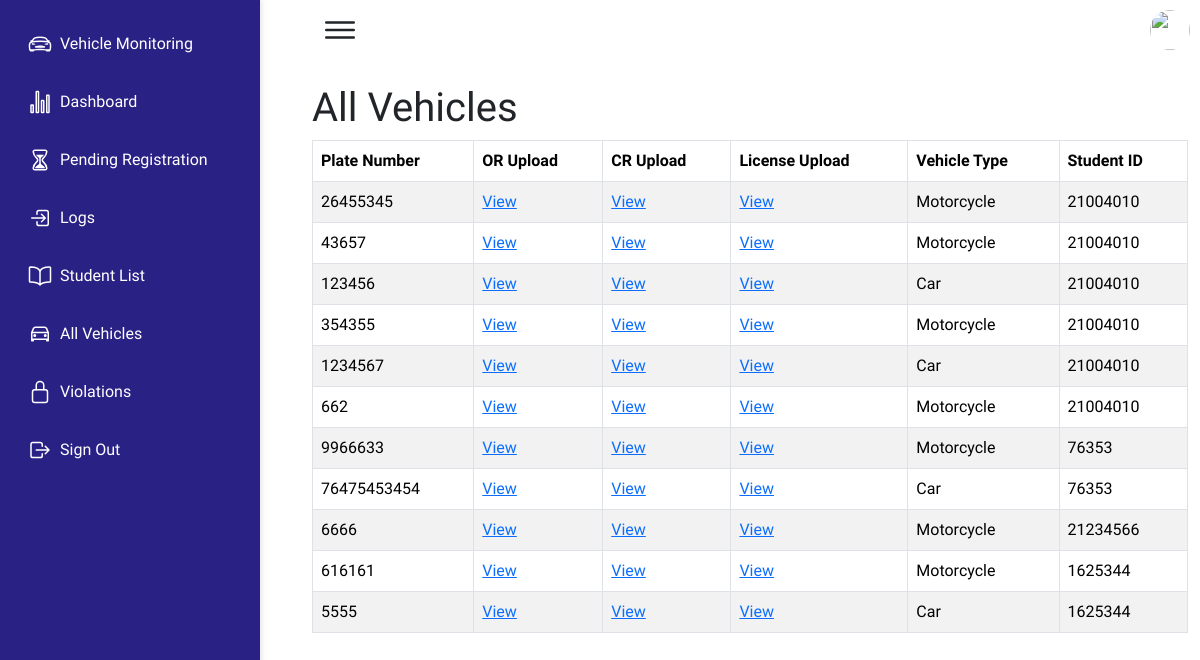
The app's page /all-vehicles/ (signed in), older data.
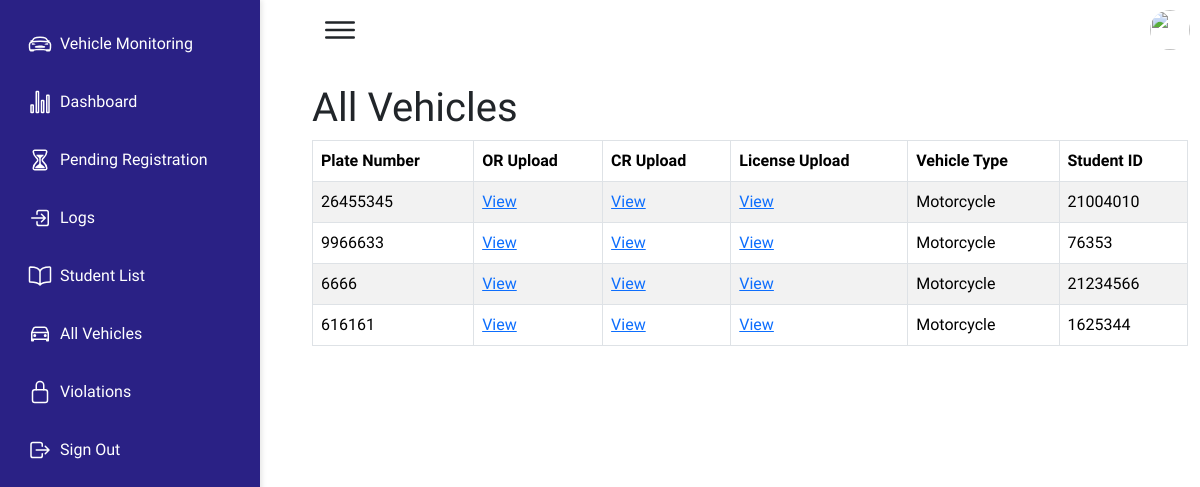
The same page, newer data.
### qrapp/models.py (models this page shows, shortened)
class Vehicle(models.Model):
    plate_number = models.CharField(max_length=20, unique=True)
    or_upload = models.FileField(upload_to='uploads/or/')
    cr_upload = models.FileField(upload_to='uploads/cr/')
    license_upload = models.FileField(upload_to='uploads/license/')
    vehicle_type = models.CharField(max_length=50, choices=[('Car', 'Car'), ('Motorcycle', 'Motorcycle')])
    student_id = models.ForeignKey('StudentMasterList', on_delete=models.CASCADE, related_name='vehicles')
    id = models.AutoField(primary_key=True)

class StudentMasterList(models.Model):
        student_id = models.CharField(max_length=20, unique=True)
        username = models.CharField(max_length=50)
        email = models.EmailField(unique=True)
        first_name = models.CharField(max_length=50, blank=True, null=True)
        last_name = models.CharField(max_length=50, blank=True, null=True)
        course = models.CharField(max_length=100)
        year = models.CharField(max_length=10)
        major = models.CharField(max_length=100)
        password = models.CharField(max_length=128, blank=True, null=False)
        qr_code = models.ImageField(upload_to='uploads/qr_codes/', blank=True, null=True)

### qrapp/views.py (the view)
# urls.py: path('all-vehicles/', views.all_vehicles, name='all-vehicles'),
def all_vehicles(request):
    vehicles = Vehicle.objects.all()
    return render(request, 'qrapp/all_vehicles.html', {'vehicles': vehicles})

### qrapp/templates/qrapp/all_vehicles.html (shortened to what this page needs)
{% extends 'qrapp/base.html' %}
{% block content %}
    <div class="container mt-0">
        <h1>All Vehicles</h1>
        <table id="vehiclesTable" class="table table-striped table-bordered">
            <thead>
                <tr>
                    <th>Plate Number</th>
                    <th>OR Upload</th>
                    <th>CR Upload</th>
                    <th>License Upload</th>
                    <th>Vehicle Type</th>
                    <th>Student ID</th>
                </tr>
            </thead>
            <tbody>
                {% for vehicle in vehicles %}
                    <tr>
                        <td>{{ vehicle.plate_number }}</td>
                        <td><a href="#" class="view-image" data-image-url="{{ vehicle.or_upload.url }}">View</a></td>
                        <td><a href="#" class="view-image" data-image-url="{{ vehicle.cr_upload.url }}">View</a></td>
                        <td><a href="#" class="view-image" data-image-url="{{ vehicle.license_upload.url }}">View</a></td>
                        <td>{{ vehicle.vehicle_type }}</td>
                        <td>{{ vehicle.student_id.student_id }}</td>
                    </tr>
                {% endfor %}
            </tbody>
        </table>
    </div>
    <link rel="stylesheet" href="https://cdn.datatables.net/1.13.5/css/jquery.dataTables.min.css">
    <link rel="stylesheet" href="https://cdn.jsdelivr.net/npm/bootstrap@5.3.3/dist/css/bootstrap.min.css">
{% endblock %}

Row changes from the older to the newer data that the page shows:
removed Vehicle: plate_number "43657", vehicle_type "Motorcycle", student_id.student_id "21004010"
removed Vehicle: plate_number "123456", vehicle_type "Car", student_id.student_id "21004010"
removed Vehicle: plate_number "354355", vehicle_type "Motorcycle", student_id.student_id "21004010"
removed Vehicle: plate_number "1234567", vehicle_type "Car", student_id.student_id "21004010"
removed Vehicle: plate_number "662", vehicle_type "Motorcycle", student_id.student_id "21004010"
removed Vehicle: plate_number "76475453454", vehicle_type "Car", student_id.student_id "76353"
removed Vehicle: plate_number "5555", vehicle_type "Car", student_id.student_id "1625344"
